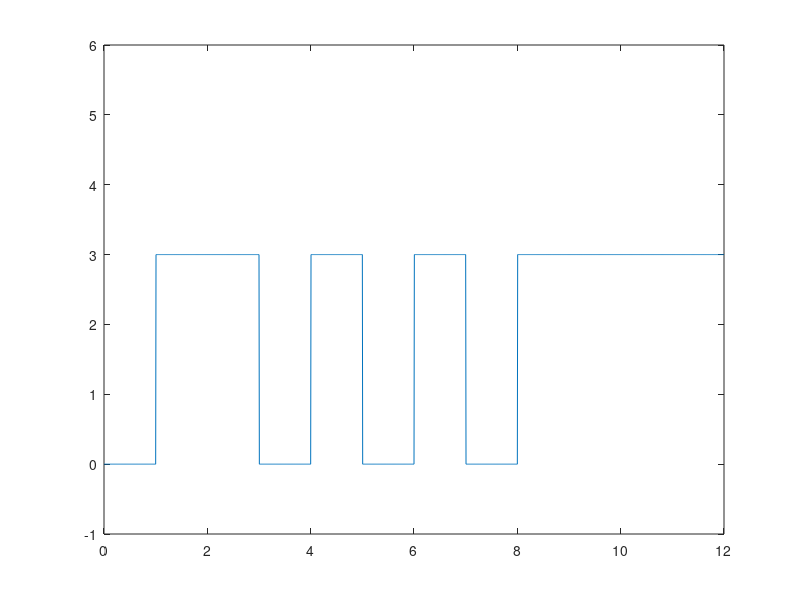

This chart was generated by the following MATLAB code:
clear


bits = [0,1,1,0,1,0,1,0,1,1,1,1];

for i = 1:length(bits)
    if(bits(i)==1) 
        amplitude(i) = 3;
    else 
        amplitude(i) = 0;
    end
    
end



bitrate = 1;
Time=12  

sampling_frequency = 150;

time = 0:bitrate/sampling_frequency:Time;

x = 1;

for i = 1:length(time)
    y_value(i)= amplitude(x);
    if time(i)>=x
        x= x+1;
    end
end
     

plot(time,y_value);
axis([0 Time -1 6]);


% demodulation
x = 1;

for i = 1:length(time)
    if time(i)>x
        x = x + 1;
        ans_bits(x) = y_value(i)/3;
    end
end

disp('Demodulation : ')
disp(ans_bits)
